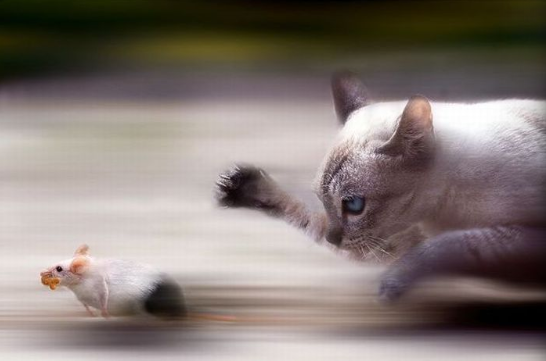
#> input picture chase.png, 546 x 361 px; its folder holds only this picture in this run
$ python -i focus.py   (imports and definitions only)
#> lines starting #> are read from the running program, lines starting #| are printed output that depends on the picture; after the words box and inside, x2 and y2 are one past the last pixel; in counts of white or black regions, pixels touching at a corner belong together
### scripts.py
#!/usr/bin/env python
# -*- coding: utf-8 -*-
__author__ = 'Will Brennan'

# Built-in Modules
import os
import argparse
import logging
# Standard Modules
import cv2
import numpy as np
# Custom Modules

logger = logging.getLogger('main')


# [30 lines left out: function get_logger, not called in this run]


def get_args(default=None, args_string=''):
    """
    :param default: dictionary of default arguments with keys as `dest`
    :param args_string: arguments passed on startup
    :return: command line arguments
    """
    if not default:
        default = {}

    parser = argparse.ArgumentParser(description=__doc__)
    parser.add_argument('image_paths', type=str, nargs='+', help="Filepath for input images or folder containing images")
    parser.add_argument('-p', '--superpixel', dest='superpixel', action='store_true', help='generate blur estimation for superpixels')
    parser.add_argument('-r', '--thresh', dest='thresh', default=10, type=str, help='threshold for deciding if blurry (between 0 & 1)')
    parser.add_argument('-m', '--mask', dest='mask', action='store_true', help='Conduct SLIC Segmentation to generate focus mask')
    parser.add_argument('-d', '--display', dest='display', action='store_true', help='display image steps')
    parser.add_argument('-e', '--debug', dest='debug', action='store_true', help='set logger to debug')
    parser.add_argument('-q', '--quite', dest='quite', action='store_true', help='silence the logger')
    parser.add_argument('-s', '--save', dest='save', action='store_true', help='save blur masks')
    parser.add_argument('-t', '--testing', dest='testing', action='store_true', help='enable testing method')

    if args_string:
        args_string = args_string.split(' ')
        args = parser.parse_args(args_string)
    else:
        args = parser.parse_args()

    return args


def gen_args():
    """
    Generate arguments
    """
    return get_args(args_string='USED_GEN_ARGS')


# [55 lines left out: functions find_images, xfind_images, display, not called in this run]

### focus.py
#!/usr/bin/env python
# -*- coding: utf-8 -*-
__author__ = 'Will Brennan'

# built-in modules
import logging
import argparse
# Standard modules
import cv2
import numpy as np
import skimage
import skimage.measure
import skimage.segmentation
# Custom modules
import scripts

logger = logging.getLogger('main')


def get_masks(img, n_seg=250):
    """
    Old version mask creator w/ SLIC (Simple Linear Iterative Clustering)
    :param img: image
    :param n_seg: number of segments
    """
    logger.debug('SLIC segmentation initialised')
    segments = skimage.segmentation.slic(img, n_segments=n_seg, compactness=10, sigma=1)
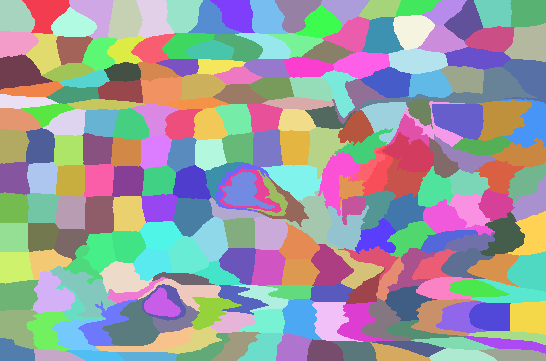
#> segments: shape (361, 546) int64; 237 distinct labels, from 1 to 237; one colour per label, 0 black
    logger.debug('SLIC segmentation complete')
    logger.debug('contour extraction...')
    masks = [[np.zeros((img.shape[0], img.shape[1]), dtype=np.uint8), None]]

    for region in skimage.measure.regionprops(segments):
        masks.append([masks[0][0].copy(), region.bbox])
        x_min, y_min, x_max, y_max = region.bbox
        masks[-1][0][x_min:x_max, y_min:y_max] = skimage.img_as_ubyte(region.convex_image)

    logger.debug('contours extracted')
    return masks[1:]


def blur_mask_old(img):
    """
    Old version for masking
    :param img: image
    """
    assert isinstance(img, np.ndarray), 'img_col must be a numpy array'
    assert img.ndim == 3, 'img_col must be a color image ({0} dimensions currently)'.format(img.ndim)

    blur_mask = np.zeros(img.shape[:2], dtype=np.uint8)
    for mask, loc in get_masks(img):
        logger.debug('Checking Mask: {0}'.format(np.unique(mask)))
        logger.debug('SuperPixel Mask Percentage: {0}%'.format(int((100.0 / 255.0) * (np.sum(mask) / mask.size))))
        _, _, blurry = blur_detector(img[loc[0]:loc[2], loc[1]:loc[3]])
        logger.debug('Blurry: {0}'.format(blurry))

        if blurry:
            blur_mask = cv2.add(blur_mask, mask)
#> this loop made 237 passes
#> loc on passes 1 to 3: (0, 0, 32, 35), (0, 22, 34, 70), (0, 69, 39, 114)
#> pass 1, in evaluate, `img_gry = cv2.cvtColor(img_col, cv2.COLOR_RGB2GRAY)`:
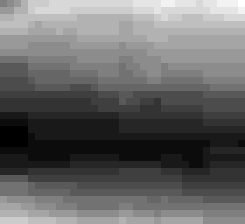
#> img_gry: shape (32, 35) (shown 7 times larger); min 7, max 27, mean 15; drawn with min black and max white
#> pass 1, in blur_mask_old, `blur_mask = cv2.add(blur_mask, mask)`:
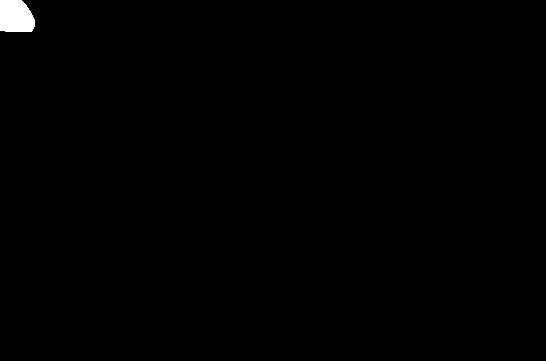
#> blur_mask: shape (361, 546); 0.5% white; 1 white region, box (x1, y1, x2, y2) and area: (0, 0, 35, 32) 991
#> after the loop:
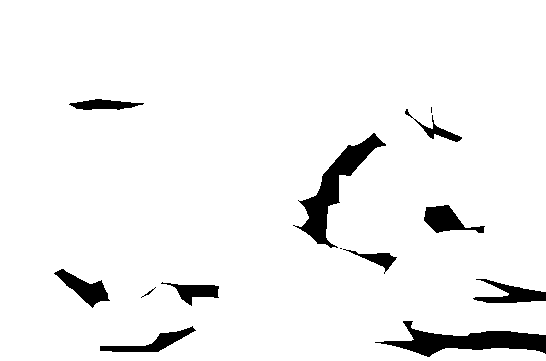
#> blur_mask: shape (361, 546); 94.8% white; 13 black regions (2 under 20 px), largest, box (x1, y1, x2, y2) and area: (375, 321, 546, 357) 2549, (293, 133, 386, 248) 2542, (424, 205, 485, 233) 854

    result = np.sum(blur_mask) / (255.0 * blur_mask.size)
#> result = 0.948
    logger.info('{0}% of input image is blurry'.format(int(100 * result)))
    return blur_mask, result


# [56 lines left out: functions morphology, remove_border, blur_mask, not called in this run]


def evaluate(img_col, args):
    """
    Evaluate blur within image
    :param img_col: image
    :param args: arguments
    """
    np.seterr(all='ignore')
    assert isinstance(img_col, np.ndarray), 'img_col must be a numpy array'
    assert img_col.ndim == 3, 'img_col must be a color image ({0} dimensions currently)'.format(img_col.ndim)
    assert isinstance(args, argparse.Namespace), 'args must be of type argparse.Namespace not {0}'.format(type(args))

    img_gry = cv2.cvtColor(img_col, cv2.COLOR_RGB2GRAY)
    rows, cols = img_gry.shape
    crow, ccol = rows // 2, cols // 2
    f = np.fft.fft2(img_gry)
    fshift = np.fft.fftshift(f)
    fshift[crow-75:crow+75, ccol-75:ccol+75] = 0
    f_ishift = np.fft.ifftshift(fshift)
    img_fft = np.fft.ifft2(f_ishift)
    img_fft = 20 * np.log(np.abs(img_fft))

    if args.display and not args.testing:
        cv2.destroyAllWindows()
        scripts.display('img_fft', img_fft)
        scripts.display('img_col', img_col)
        cv2.waitKey(0)

    result = np.mean(img_fft)
    return img_fft, result, result < args.thresh


def blur_detector(img_col, thresh=10, mask=False):
    """
    Detect blurs
    :param img_col: image
    :param thresh: threshold
    :param mask: if mask
    """
    assert isinstance(img_col, np.ndarray), 'img_col must be a numpy array'
    assert img_col.ndim == 3, 'img_col must be a color image ({0} dimensions currently)'.format(img_col.ndim)

    args = scripts.gen_args()
    args.thresh = thresh
    if mask:
        return blur_mask(img_col)
    else:
        return evaluate(img_col=img_col, args=args)

>>> import cv2
>>> picture = cv2.cvtColor(cv2.imread('chase.png'), cv2.COLOR_BGR2RGB)
>>> result = blur_mask_old(picture)
